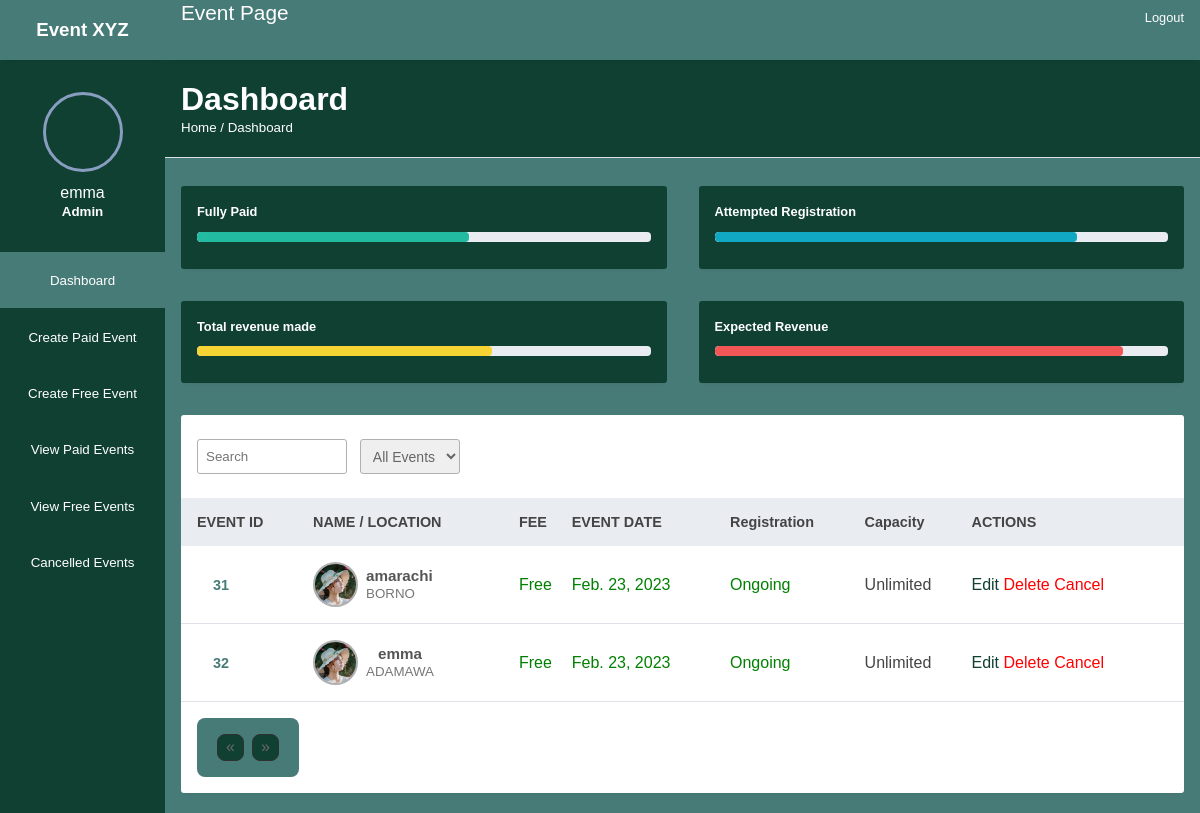
/admin-view/free_event_page/ (signed in), run on an earlier commit of the app's database.
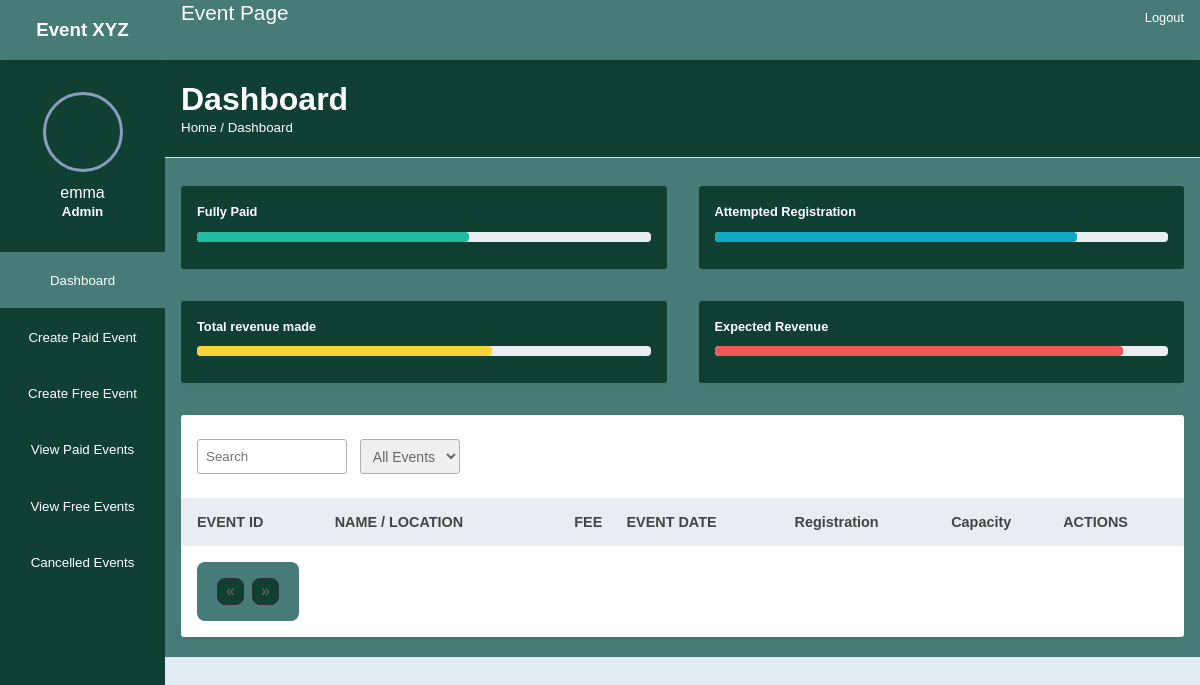
And on a later commit of the database.
### AdminSection/models.py (models this page shows, shortened)
class Event(models.Model):
    event_name = models.CharField(max_length=100)
    location = models.CharField(max_length=100)
    price = models.CharField(max_length=100, blank=True, null=True,)
    space_capacity = models.IntegerField(blank=True, null=True,)
    description = models.TextField(max_length=5000, blank=True, null=True,)
    event_date = models.DateField(null=True, blank=True)
    event_time = models.TimeField(null=True, blank=True)
    event_end_date = models.DateTimeField(null=True, blank=True)
    bookings = models.IntegerField(default=0)
    slot_left = models.IntegerField(default=0)
    header_images = models.ImageField(null=True, blank=True, upload_to="images/")
    is_cancelled = models.BooleanField(default=False)
    def expired_event(self):
        mydate = timezone.now().date()
        if mydate > self.event_date:
            return True

### AdminSection/views.py (the view)
# urls.py: path("free_event_page/", FreeEventView.as_view(), name="free-event-page"),
class FreeEventView(ListView):
    model = Event
    template_name = "free-event-page.html"
    paginate_by = 10

### AdminSection/templates/free-event-page.html (shortened to what the changed rows need)
{%extends 'base.html' %}
{% block content%}
{% load static %}
{% if user.is_superuser %}
<table width="100%">
        <thead>
            <tr>
                <th>EVENT ID</th>
                <th> NAME / LOCATION</th>
                <th> FEE</th>
                <th> EVENT DATE</th>
                <th> Registration</th>
                <th> Capacity</th>
                <th> ACTIONS</th>
            </tr>
        </thead>
        <tbody>
        {% for event in object_list %}
            {%if event.price == Null%}
            <tr data-href="{% url 'admin_details_page' event.pk%}">
                <td> <a href="/admin/all-customers.html">{{event.id}} </a> </td>
                <td>
                    <div class="client">
                        <div class="client-img bg-img" style="background-image: url({% static 'img/3.jpeg' %})"></div>
                        <div class="client-info">
                            <h4>{{event.event_name}}</h4>
                            <small>{{event.location}}</small>
                        </div>
                    </div>
                </td>
                <td>
                    {%if event.price%}
                        <span style="color: red;">N{{event.price}}</span>
                    {%else%}
                        <span style="color: green;">Free</span>
                    {%endif%}
                </td>
                <td style="color: green;">
                    {{event.event_date}}
                </td>
                <td style="color: green;">
                    {%if event.expired_event%}
                        <span style= "color:red"> Ended</span>
                    {%else%}
                        Ongoing
                    {%endif%}
                </td>
                <td>
                    {%if event.space_capacity%}
                        {{event.space_capacity}}
                    {%else%}
                        Unlimited
                    {%endif%}
                </td>
                <td>
                    <div class="hello">
                            {%if user.is_superuser%}
                                {%if event.expired_event%}
                                <span class="las la-ban" style="color: rgb(176, 177, 181);"> Edit</span>
                                {%else%}
                                <a href="{% url 'update_event' event.pk%}"><span class="las la-edit" style="color: #0f4032;"> Edit </span></a>
                                {%endif%}
                                    <a href="{% url 'delete_event' event.pk%}"> <span class="las la-trash" style="color: red;">  Delete </span></a>
                                {%if event.is_cancelled == 0%}
                                    <a href="{% url 'cancel_event' event.pk%}"> <span class="las la-ban" style="color: red;"> Cancel</span></a>
                                {%endif%}
                            {%endif%}
                    </div>
                </td>
            </tr>
            {%endif%}
        {% endfor %}
    </tbody>
</table>
{%else%}
    <div style="color:red;"> You are not an admin. </div>
{% endif %}
</div>
{%endblock%}

What changed in the data, as far as the page shows it:
removed Event: id "31", event_name "amarachi", location "BORNO", shows "Free", event_date "Feb. 23, 2023", shows "Ongoing", shows "Unlimited", shows "Edit", is_cancelled "Cancel"
removed Event: id "32", event_name "emma", location "ADAMAWA", shows "Free", event_date "Feb. 23, 2023", shows "Ongoing", shows "Unlimited", shows "Edit", is_cancelled "Cancel"
